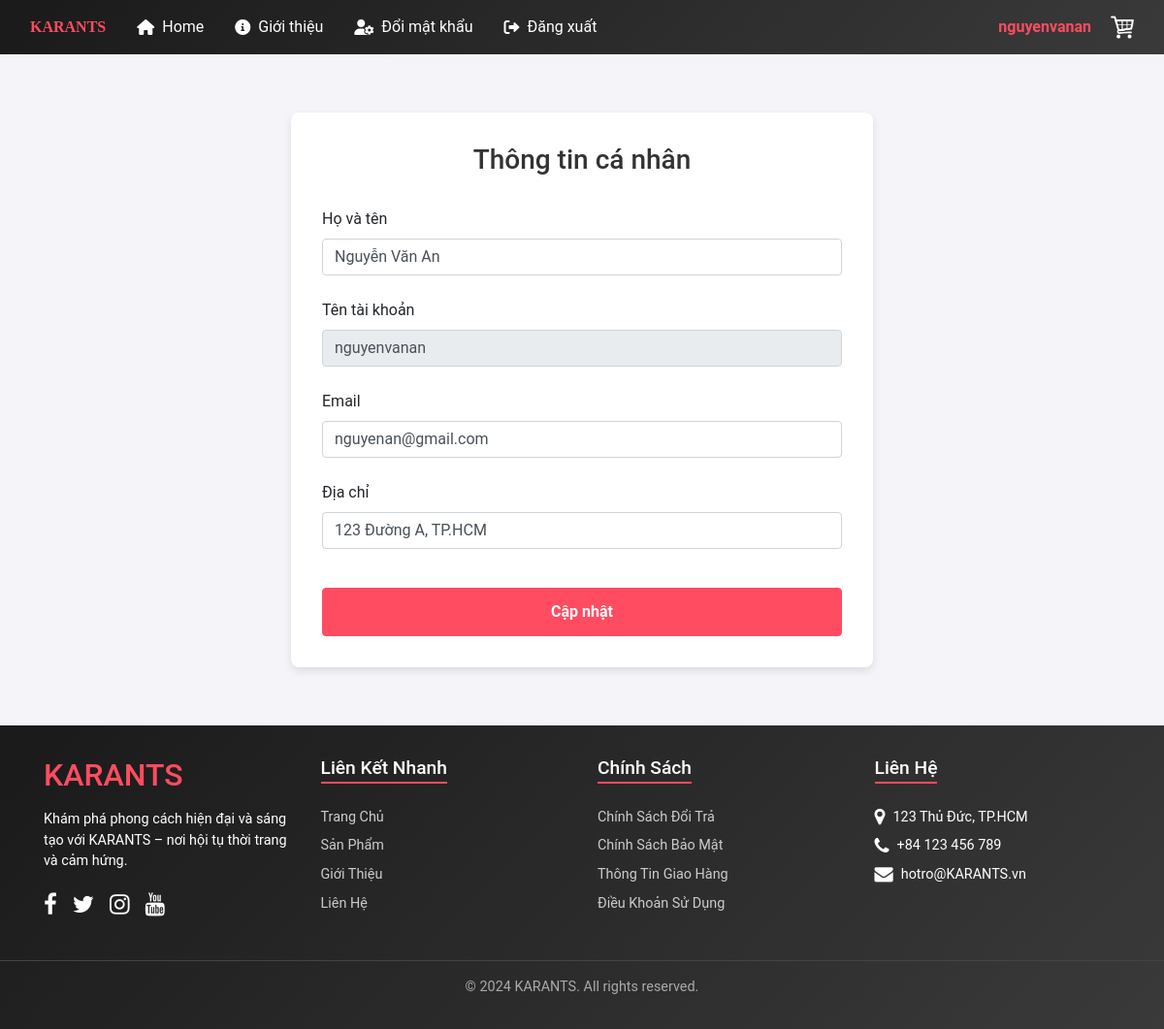
The app's page /profile.php (signed in) with its own data.
### tables this page shows
CREATE TABLE `users` (
  `user_id` INT(11) NOT NULL AUTO_INCREMENT, 
  `username` VARCHAR(50) NOT NULL,
  `email` VARCHAR(100) NOT NULL,
  `password` VARCHAR(255) NOT NULL,
  `name` VARCHAR(100) NOT NULL,
  `address` TEXT NOT NULL,
  PRIMARY KEY (`user_id`)
);

### profile.php (the view, shortened to what this page needs)
<?php
require_once 'services/connect_db.php';
$user = $_SESSION["user"];
$stmt = $connect->prepare('SELECT name, email, address, username FROM users WHERE username = ?');
$stmt->bind_param('s', $user);
$stmt->execute();
$stmt->store_result();
$stmt->bind_result($name, $email, $address, $username);
?>
<!DOCTYPE html>
<html lang="en">
<head>
  <link href="https://cdn.jsdelivr.net/npm/bootstrap@5.0.2/dist/css/bootstrap.min.css" rel="stylesheet">
</head>
<?php include "layout/navigation.php"; ?>
<body class="profile">
<div class="profile-container">
  <h3>Thông tin cá nhân</h3>
  <form method="POST" action="profile.php">
    <div class="form-group">
      <label for="name">Họ và tên</label>
      <input name="name" type="text" class="form-control" value="<?php echo $name; ?>" required>
    </div>
    <div class="form-group">
      <label for="username">Tên tài khoản</label>
      <input name="username" type="text" class="form-control" value="<?php echo $username; ?>" disabled>
    </div>
    <div class="form-group">
      <label for="email">Email</label>
      <input name="email" type="email" class="form-control" value="<?php echo $email; ?>" required>
    </div>
    <div class="form-group">
      <label for="address">Địa chỉ</label>
      <input name="address" type="text" class="form-control" value="<?php echo $address; ?>" required>
    </div>
    <button type="submit" class="btn btn-primary">Cập nhật</button>
  </form>
</div>
<?php require_once "layout/footer.php"; ?>
</body>
</html>

### profile.php (style rules this page uses)
.profile.profile { background-color: #f4f4f9; font-family: 'Roboto', sans-serif; }
.profile .profile-container { max-width: 600px; margin: auto; background-color: #fff; padding: 2rem; margin-top: 60px; margin-bottom: 60px; border-radius: 8px; box-shadow: 0 4px 8px rgba(0, 0, 0, 0.1); }
.profile .profile-container h3 { text-align: center; margin-bottom: 2rem; color: #333; }
.profile .form-control { margin-bottom: 1.5rem; }
.profile .btn-primary { background-color: #ff4c60; border-color: #ff4c60; padding: 0.75rem; width: 100%; font-weight: 600; margin-top: 1rem; }

### layout/footer.php (style rules this page uses)
body { margin: 0; font-family: 'Arial', sans-serif; background-color: #f9f9f9; }

### records on screen
users: name "Nguyễn Văn An", username "nguyenvanan", email "nguyenan@gmail.com", address "123 Đường A, TP.HCM"

### other values on screen
$_SESSION["user"] "nguyenvanan"
